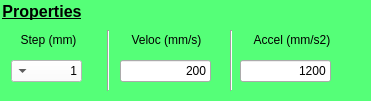
       <widget class="QGroupBox" name="groupBox_3">
        <property name="geometry">
         <rect>
          <x>9</x>
          <y>341</y>
          <width>371</width>
          <height>101</height>
         </rect>
        </property>
        <property name="sizePolicy">
         <sizepolicy hsizetype="Preferred" vsizetype="Preferred">
          <horstretch>0</horstretch>
          <verstretch>0</verstretch>
         </sizepolicy>
        </property>
        <property name="font">
         <font>
          <family>Segoe UI</family>
          <pointsize>12</pointsize>
          <italic>false</italic>
          <bold>true</bold>
          <underline>true</underline>
         </font>
        </property>
        <property name="styleSheet">
         <string notr="true">QGroupBox{
	border:none;
	background-color: rgb(85, 255, 120);
	color: black;
	border-radius:10px;
	font: 700 12pt &quot;Segoe UI&quot;;
}</string>
        </property>
        <property name="title">
         <string>Properties</string>
        </property>
        <widget class="Line" name="line_3">
         <property name="geometry">
          <rect>
           <x>100</x>
           <y>30</y>
           <width>16</width>
           <height>61</height>
          </rect>
         </property>
         <property name="styleSheet">
          <string notr="true">background-color:none;</string>
         </property>
         <property name="orientation">
          <enum>Qt::Vertical</enum>
         </property>
        </widget>
        <widget class="Line" name="line_4">
         <property name="geometry">
          <rect>
           <x>223</x>
           <y>30</y>
           <width>16</width>
           <height>61</height>
          </rect>
         </property>
         <property name="styleSheet">
          <string notr="true">background-color:none;</string>
         </property>
         <property name="orientation">
          <enum>Qt::Vertical</enum>
         </property>
        </widget>
        <widget class="QComboBox" name="cmbDivision">
         <property name="geometry">
          <rect>
           <x>11</x>
           <y>60</y>
           <width>71</width>
           <height>22</height>
          </rect>
         </property>
         <property name="layoutDirection">
          <enum>Qt::RightToLeft</enum>
         </property>
         <property name="styleSheet">
          <string notr="true">QComboBox{
background-color:white;
}</string>
         </property>
         <property name="inputMethodHints">
          <set>Qt::ImhNone</set>
         </property>
         <item>
          <property name="text">
           <string>1</string>
          </property>
         </item>
         <item>
          <property name="text">
           <string>5</string>
          </property>
         </item>
         <item>
          <property name="text">
           <string>10</string>
          </property>
         </item>
         <item>
          <property name="text">
           <string>50</string>
          </property>
         </item>
         <item>
          <property name="text">
           <string>100</string>
          </property>
         </item>
        </widget>
        <widget class="QLabel" name="label_4">
         <property name="geometry">
          <rect>
           <x>11</x>
           <y>30</y>
           <width>75</width>
           <height>20</height>
          </rect>
         </property>
         <property name="sizePolicy">
          <sizepolicy hsizetype="Preferred" vsizetype="Maximum">
           <horstretch>0</horstretch>
           <verstretch>0</verstretch>
          </sizepolicy>
         </property>
         <property name="styleSheet">
          <string notr="true">

QLabel{font: 700 11pt &quot;Segoe UI&quot;;
	background-color: none;
}</string>
         </property>
         <property name="frameShape">
          <enum>QFrame::NoFrame</enum>
         </property>
         <property name="lineWidth">
          <number>1</number>
         </property>
         <property name="midLineWidth">
          <number>0</number>
         </property>
         <property name="text">
          <string>Step (mm)</string>
         </property>
         <property name="alignment">
          <set>Qt::AlignCenter</set>
         </property>
        </widget>
        <widget class="QLabel" name="label_5">
         <property name="geometry">
          <rect>
           <x>110</x>
           <y>30</y>
           <width>113</width>
           <height>20</height>
          </rect>
         </property>
         <property name="sizePolicy">
          <sizepolicy hsizetype="Preferred" vsizetype="Maximum">
           <horstretch>0</horstretch>
           <verstretch>0</verstretch>
          </sizepolicy>
         </property>
         <property name="styleSheet">
          <string notr="true">
QLabel{font: 700 11pt &quot;Segoe UI&quot;;
	background-color: none;
}</string>
         </property>
         <property name="text">
          <string>Veloc (mm/s)</string>
         </property>
         <property name="alignment">
          <set>Qt::AlignCenter</set>
         </property>
        </widget>
        <widget class="QLabel" name="label_6">
         <property name="geometry">
          <rect>
           <x>240</x>
           <y>30</y>
           <width>104</width>
           <height>20</height>
          </rect>
         </property>
         <property name="sizePolicy">
          <sizepolicy hsizetype="Preferred" vsizetype="Maximum">
           <horstretch>0</horstretch>
           <verstretch>0</verstretch>
          </sizepolicy>
         </property>
         <property name="styleSheet">
          <string notr="true">
QLabel{font: 700 11pt &quot;Segoe UI&quot;;
	background-color: none;
}</string>
         </property>
         <property name="text">
          <string>Accel (mm/s2)</string>
         </property>
         <property name="alignment">
          <set>Qt::AlignCenter</set>
         </property>
        </widget>
        <widget class="QLineEdit" name="leVeloc">
         <property name="geometry">
          <rect>
           <x>120</x>
           <y>60</y>
           <width>91</width>
           <height>22</height>
          </rect>
         </property>
         <property name="styleSheet">
          <string notr="true">background-color:none;</string>
         </property>
         <property name="text">
          <string>200</string>
         </property>
         <property name="alignment">
          <set>Qt::AlignRight|Qt::AlignTrailing|Qt::AlignVCenter</set>
         </property>
        </widget>
        <widget class="QLineEdit" name="leAccel">
         <property name="geometry">
          <rect>
           <x>240</x>
           <y>60</y>
           <width>91</width>
           <height>22</height>
          </rect>
         </property>
         <property name="styleSheet">
          <string notr="true">background-color:none;</string>
         </property>
         <property name="text">
          <string>1200</string>
         </property>
         <property name="alignment">
          <set>Qt::AlignRight|Qt::AlignTrailing|Qt::AlignVCenter</set>
         </property>
        </widget>
       </widget>
